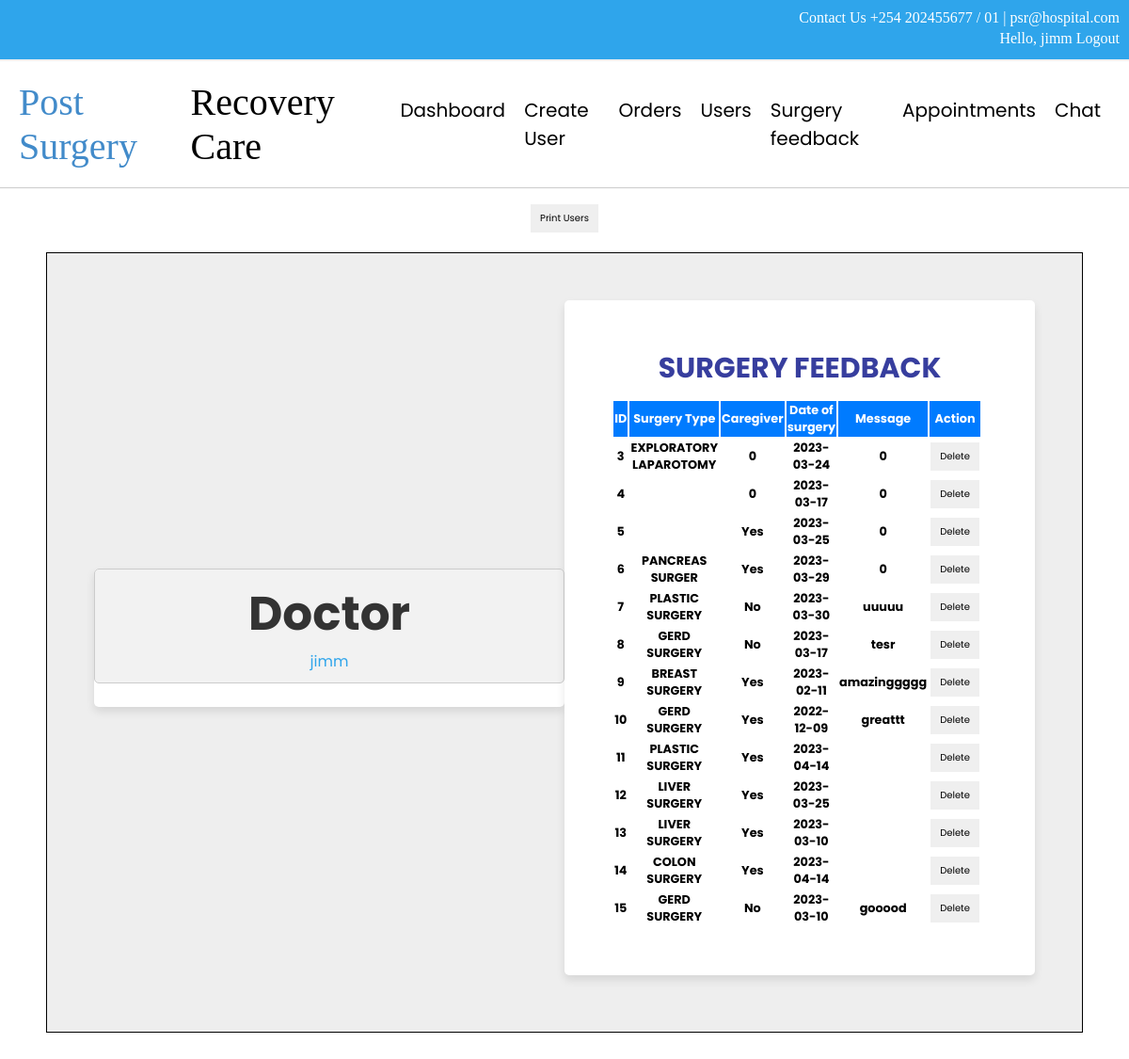
The page /admin/surgeryf.php (signed in) on the database its author committed.
### tables this page shows
CREATE TABLE `surgery` (
  `id` int(11) NOT NULL,
  `surtype` text NOT NULL,
  `caregiver` text NOT NULL,
  `adate` date NOT NULL,
  `message` text NOT NULL
);

### admin/surgeryf.php (the view, shortened to what this page needs)
<?php
include '../config.php';
?>
<!DOCTYPE html>
<html lang="en">
<head>
   <link href="../css/nav.css" type="text/css" rel="stylesheet">
   <link rel="stylesheet" href="print.css" media="print">
</head>
<body>
   <div class="top">
      <div>
       Contact Us +254 202455677 / 01 | psr@hospital.com
       <br>
          Hello, <?php echo $_SESSION['admin_name']; ?>
       <a href="../login_form.php">Logout</a>
      </div>
   </div>
  <nav class="navbar">
  <div class="logo">
    <a href="#" class="logo-text">
      <span class="logo-part-1">Post Surgery</span>
      <span class="logo-part-2">Recovery Care</span>
    </a>
  </div>
  <ul class="nav-links">
    <li><a href="dashboard.php">Dashboard</a></li>
    <li><a href="create_user.php">Create User</a></li>
    <li><a href="medicine.php">Orders</a></li>
    <li><a href="users.php">Users</a></li>
    <li><a href="surgeryf.php">Surgery feedback</a></li>
    <li><a href="reserve.php">Appointments</a></li>
    <li><a href="../chatlogin.php">Chat</a></li>
  </ul>
</nav>
   <h1><button  class="print" type="button" onclick="window.print('.form-container')">Print Users</button><h1>
   <div class="container">
      <div class="content">
         <div class="form-container" style="border: 1px solid black;">
           <form class="doctor"><h1>Doctor<br> <span><?php echo $_SESSION['admin_name'] ?></span></h1><br></form>
          <form action="surgeryf.php" method="post">
    <h3>SURGERY FEEDBACK</h3>
    <table>
        <tr>
            <th>ID</th>
            <th>Surgery Type</th>
            <th>Caregiver</th>
            <th>Date of surgery</th>
            <th>Message</th>
            <th>Action</th>
        </tr>
        <?php
            $sql = "SELECT id,surtype, caregiver, adate, message FROM surgery";
            $result = mysqli_query($conn, $sql);
            if (mysqli_num_rows($result) > 0) {
                while($row = mysqli_fetch_assoc($result)) {
                    echo "<tr>
                            <td>".$row["id"]."</td>
                            <td>".$row["surtype"]."</td>
                            <td>".$row["caregiver"]."</td>
                            <td>".$row["adate"]."</td>
                            <td>".$row["message"]."</td>
                            <td>
                                <button name='delete' type='submit' value='".$row["id"]."' onclick='return confirm(\"Are you sure you want to delete this feedback?\")'>Delete</button>
                            </td>
                          </tr>";
                }
            } else {
                echo "<tr><td colspan='4'>0 results</td></tr>";
            }
        ?>
    </table>
</form>
         </div>
      </div>
   </div>
</body>
</html>

### css/nav.css (style rules this page uses)
* { font-family: 'Poppins', sans-serif; margin:0; padding:0; box-sizing: border-box; outline: none; border:none; text-decoration: none; }
.container { min-height: 100vh; display: flex; align-items: center; justify-content: center; padding:20px; padding-bottom: 60px; width: 100%; }
.container .content { text-align: center; }
.container .content h3 { font-size: 30px; color:rgb(55, 62, 158); }
.container .content h1 { font-size: 50px; color:#333; }
.container .content h1 span { color:#2FA5EB; }
.form-container { min-height: 100vh; display: flex; align-items: center; justify-content: center; padding:50px; padding-bottom: 60px; background: #eee; }
.form-container form { padding:50px; border-radius: 5px; box-shadow: 0 5px 10px rgba(0,0,0,.1); background: #fff; text-align: center; width: 500px; }
.form-container form h3 { font-size: 30px; text-transform: uppercase; margin-bottom: 10px; color:#333; }
.top { width:100%; background-color:#2FA5EB ; border-bottom:2px solid #f0f0f0; display: flex; }
.top div { width:1200px; color:#fff; background-color:#2FA5EB ; font-family:calibri; padding:10px; text-align:right; }
.top div a { color: #fff; font-family:calibri; }
.navbar { display: flex; justify-content: space-between; align-items: center; padding: 20px; background-color: #fff; border-bottom: 1px solid #ccc; }
.logo-text { display: flex; align-items: center; text-decoration: none; color: #000; }
.logo-part-1 { font-size: 40px; font-family: forte; color: #428bca; }
.logo-part-2 { font-size: 40px; font-family: forte; color: #000; }
.nav-links { position: sticky; display: flex; list-style: none; margin: 0; padding: 0; }
.nav-links li { margin: 0 10px; }
.nav-links a { text-decoration: none; color: #000; font-size: 20px; }
table { font-size: 0.4em; }
th, td { padding: 1px; }
td { width: 10px; }
th { background-color: #007bff; color: #fff; }
h1 { text-align: center; }
button { font-size: 10px; padding: 7px 10px; }
form.doctor { margin: 0; padding: 0; font-size: 16px; }
form.doctor h1 { margin: 0; padding: 10px; text-align: center; font-size: 28px; font-weight: bold; background-color: #f2f2f2; border: 1px solid #ccc; border-radius: 5px; }
form.doctor span { display: block; font-size: 16px; font-weight: normal; }

### rows shown on the page
surgery: id "3", surtype "EXPLORATORY LAPAROTOMY", caregiver "0", adate "2023-03-24", message "0"
surgery: id "4", caregiver "0", adate "2023-03-17", message "0"
surgery: id "5", caregiver "Yes", adate "2023-03-25", message "0"
surgery: id "6", surtype "PANCREAS SURGER", caregiver "Yes", adate "2023-03-29", message "0"
surgery: id "7", surtype "PLASTIC SURGERY", caregiver "No", adate "2023-03-30", message "uuuuu"
surgery: id "8", surtype "GERD SURGERY", caregiver "No", adate "2023-03-17", message "tesr"
surgery: id "9", surtype "BREAST SURGERY", caregiver "Yes", adate "2023-02-11", message "amazinggggg"
surgery: id "10", surtype "GERD SURGERY", caregiver "Yes", adate "2022-12-09", message "greattt"
surgery: id "11", surtype "PLASTIC SURGERY", caregiver "Yes", adate "2023-04-14"
surgery: id "12", surtype "LIVER SURGERY", caregiver "Yes", adate "2023-03-25"
surgery: id "13", surtype "LIVER SURGERY", caregiver "Yes", adate "2023-03-10"
surgery: id "14", surtype "COLON SURGERY", caregiver "Yes", adate "2023-04-14"
surgery: id "15", surtype "GERD SURGERY", caregiver "No", adate "2023-03-10", message "gooood"

### other values the page prints
$_SESSION['admin_name'] "jimm"
